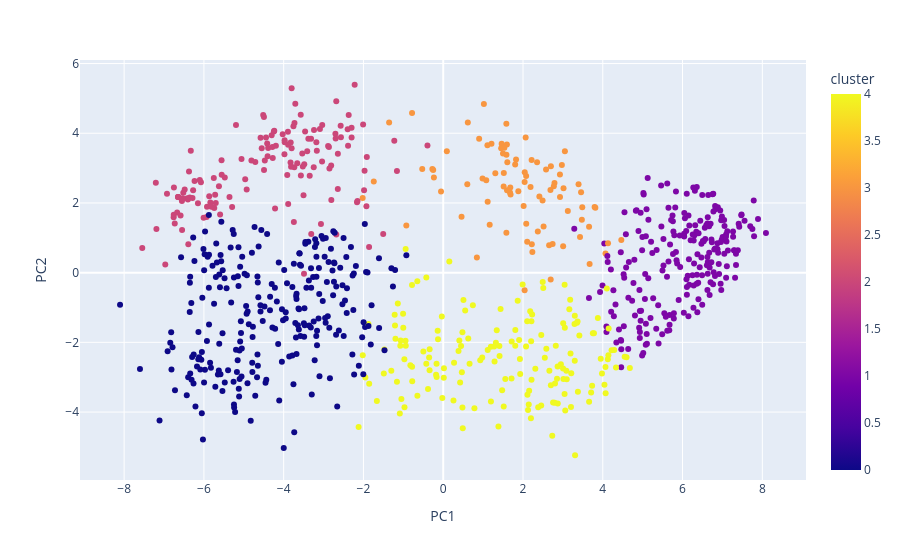

Source (notebook cell):
### Code cell
k = 5

kmeans = KMeans(n_clusters = k, random_state = 42)
cluster_labels = kmeans.fit_predict(components[:, :15])
candidate_info['cluster'] = cluster_labels

fig = px.scatter(
    candidate_info,
    x = 'PC1',
    y = 'PC2',
    color = 'cluster',
    hover_data = ['navn', 'parti'],
)
fig.show()

### Figure 1 — Plotly figure (JSON) as saved in the notebook; plotly's stock layout.template omitted (floating-point values rounded to 4 significant figures; data arrays with more than 128 entries replaced by an {"elided": "..."} marker saying what was removed)
{"data": [{"customdata": {"elided": "867x2 str values"}, "hovertemplate": "PC1=%{x}<br>PC2=%{y}<br>navn=%{customdata[0]}<br>parti=%{customdata[1]}<br>cluster=%{marker.color}<extra></extra>", "legendgroup": "", "marker": {"color": {"elided": "867 int values"}, "coloraxis": "coloraxis", "symbol": "circle"}, "mode": "markers", "name": "", "orientation": "v", "showlegend": false, "type": "scatter", "x": {"elided": "867 float values"}, "xaxis": "x", "y": {"elided": "867 float values"}, "yaxis": "y"}], "layout": {"coloraxis": {"colorbar": {"title": {"text": "cluster"}}, "colorscale": [[0, "#0d0887"], [0.1111, "#46039f"], [0.2222, "#7201a8"], [0.3333, "#9c179e"], [0.4444, "#bd3786"], [0.5556, "#d8576b"], [0.6667, "#ed7953"], [0.7778, "#fb9f3a"], [0.8889, "#fdca26"], [1, "#f0f921"]]}, "legend": {"tracegroupgap": 0}, "margin": {"t": 60}, "xaxis": {"anchor": "y", "domain": [0, 1], "title": {"text": "PC1"}}, "yaxis": {"anchor": "x", "domain": [0, 1], "title": {"text": "PC2"}}}}
